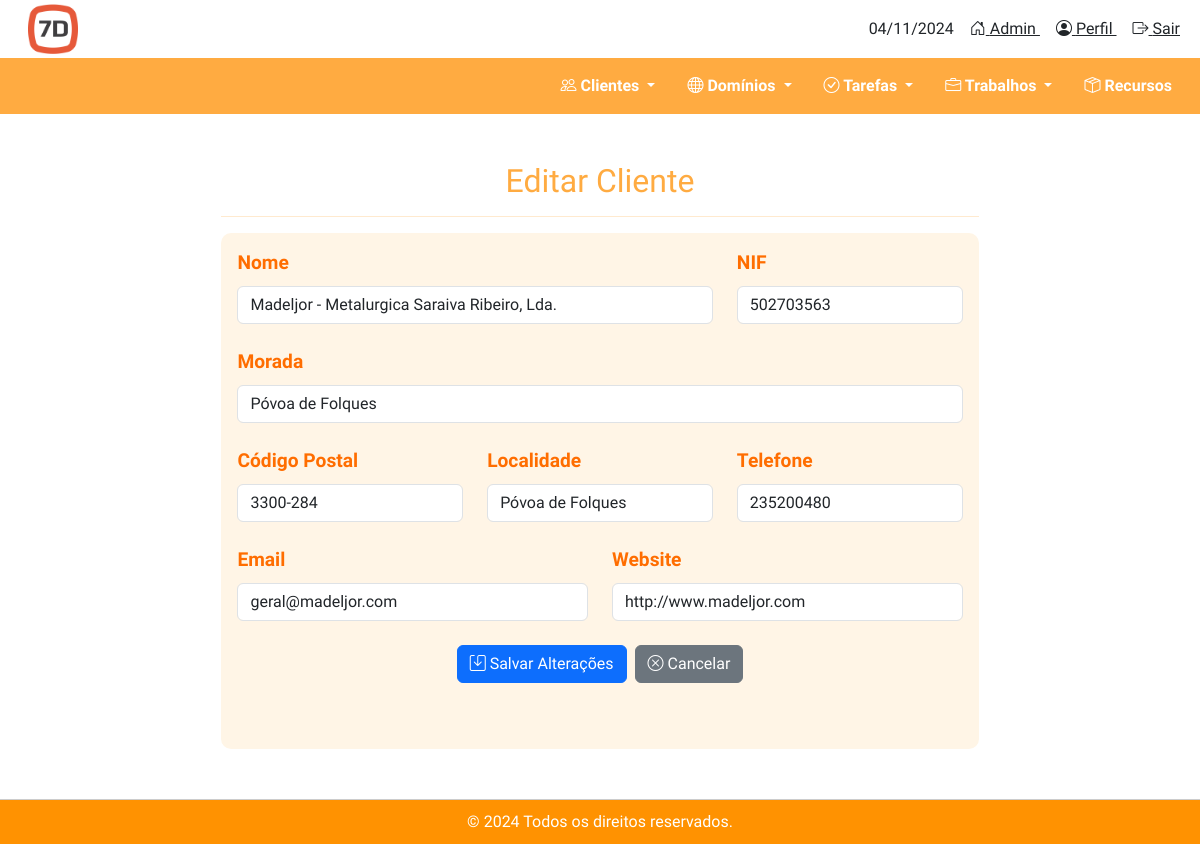
Page /clientes/editar/1/ on the committed database.
### clientes/models.py (models this page shows, shortened)
class Cliente(models.Model):
    nome = models.CharField(max_length=255)
    nif = models.CharField(max_length=9, verbose_name='Número de Identificação Fiscal')
    morada = models.CharField(max_length=255, blank=True, null=True)
    codigo_postal = models.CharField(max_length=10, blank=True, null=True)
    localidade = models.CharField(max_length=100, blank=True, null=True)
    telefone = models.CharField(max_length=15, blank=True, null=True)
    email = models.EmailField(blank=True, null=True)
    website = models.URLField(blank=True, null=True)
    cliente_desde = models.DateField(blank=True, null=True)

### clientes/views.py (the view)
# urls.py: path('editar/<int:cliente_id>/', editar_cliente, name='editar_cliente'),  # URL para editar cliente
def editar_cliente(request, cliente_id):
    cliente = get_object_or_404(Cliente, pk=cliente_id)
    if request.method == 'POST':
        form = ClienteForm(request.POST, instance=cliente)
        if form.is_valid():
            form.save()
            return redirect('listar_clientes')
    else:
        form = ClienteForm(instance=cliente)
    return render(request, 'clientes/editar_cliente.html', {'form': form, 'cliente': cliente})

### clientes/forms.py
class ClienteForm(forms.ModelForm):
    class Meta:
        model = Cliente
        fields = ['nome', 'nif', 'morada', 'codigo_postal', 'localidade', 'telefone', 'email', 'website']

### clientes/templatetags/form_tags.py (called while the page is built)
@register.filter
def add_class(field, css_class):
    return field.as_widget(attrs={'class': css_class})

### clientes/templates/clientes/editar_cliente.html (shortened to what this page needs)
{% extends 'base.html' %}
{% load static %}
{% load form_tags %}
{% block content %}
<div class="container mt-5" style="max-width: 70%; margin: 0 auto;">
    <h2 class="text-center mb-2" style="color: #ffab41;">Editar Cliente</h2>
    <hr style="border-color: #ffab41;">
    <div class="p-3" style="background-color: #fff5e6; border-radius: 10px; margin-bottom: 50px;">
        <form method="POST">
            <div class="row mb-4">
                <div class="col-md-8">
                    <label for="id_nome" class="form-label"
                        style="font-size: 1.2rem; font-weight: bold; color: #ff6d00;">Nome</label>
                    {{ form.nome|add_class:"form-control" }}
                </div>
                <div class="col-md-4">
                    <label for="id_nif" class="form-label"
                        style="font-size: 1.2rem; font-weight: bold; color: #ff6d00;">NIF</label>
                    {{ form.nif|add_class:"form-control" }}
                </div>
            </div>
            <div class="mb-4">
                <label for="id_morada" class="form-label"
                    style="font-size: 1.2rem; font-weight: bold; color: #ff6d00;">Morada</label>
                {{ form.morada|add_class:"form-control" }}
            </div>
            <div class="row mb-4">
                <div class="col-md-4">
                    <label for="id_codigo_postal" class="form-label"
                        style="font-size: 1.2rem; font-weight: bold; color: #ff6d00;">Código Postal</label>
                    {{ form.codigo_postal|add_class:"form-control" }}
                </div>
                <div class="col-md-4">
                    <label for="id_localidade" class="form-label"
                        style="font-size: 1.2rem; font-weight: bold; color: #ff6d00;">Localidade</label>
                    {{ form.localidade|add_class:"form-control" }}
                </div>
                <div class="col-md-4">
                    <label for="id_telefone" class="form-label"
                        style="font-size: 1.2rem; font-weight: bold; color: #ff6d00;">Telefone</label>
                    {{ form.telefone|add_class:"form-control" }}
                </div>
            </div>
            <div class="row mb-4">
                <div class="col-md-6">
                    <label for="id_email" class="form-label"
                        style="font-size: 1.2rem; font-weight: bold; color: #ff6d00;">Email</label>
                    {{ form.email|add_class:"form-control" }}
                </div>
                <div class="col-md-6">
                    <label for="id_website" class="form-label"
                        style="font-size: 1.2rem; font-weight: bold; color: #ff6d00;">Website</label>
                    {{ form.website|add_class:"form-control" }}
                </div>
            </div>
            <div class="d-flex justify-content-center">
                <button type="submit" class="btn btn-primary me-2">
                    <i class="bi bi-save"></i> Salvar Alterações
                </button>
                <a href="{% url 'listar_clientes' %}" class="btn btn-secondary">
                    <i class="bi bi-x-circle"></i> Cancelar
                </a>
            </div>
        </form>
        <div style="height: 50px;"></div>
    </div>
</div>
{% endblock %}

### static/css/styles.css (style rules this page uses)
html, body { height: 100%; margin: 0; padding: 0; }
.container { flex-grow: 1; }
* { font-family: 'Play', sans-serif; }

### rows in the picture
Cliente: nome "Madeljor - Metalurgica Saraiva Ribeiro, Lda.", nif "502703563", morada "Póvoa de Folques", codigo_postal "3300-284", localidade "Póvoa de Folques", telefone "235200480", email "geral@madeljor.com", website "http://www.madeljor.com"

### other values in the picture
{{ today }} "04/11/2024"
{{ current_year }} "2024"
